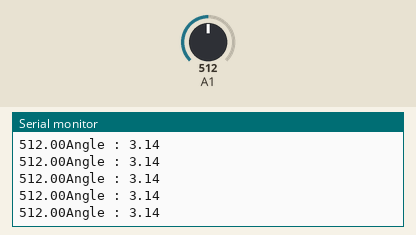
Simulated run of this sketch. Board: Arduino Uno, built with avr-gcc and run on an emulated ATmega328P. Shown: the last lines printed to the serial monitor. The inputs (shaded band) are chosen by the test bench; at power-on: A1 = 512.

Above: at 4.2 s.
4.3 s: A1 set to 984
At 4.36 s:
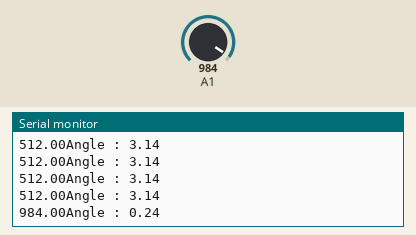
7.3 s: A1 set to 1018
At 7.39 s:
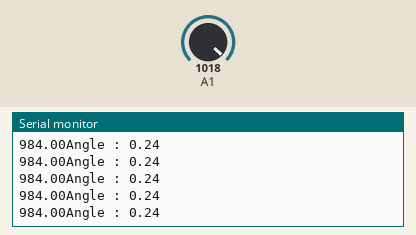
Timing chart, 0 to 9.8 s (numbered marks = the images above; inputs shaded):
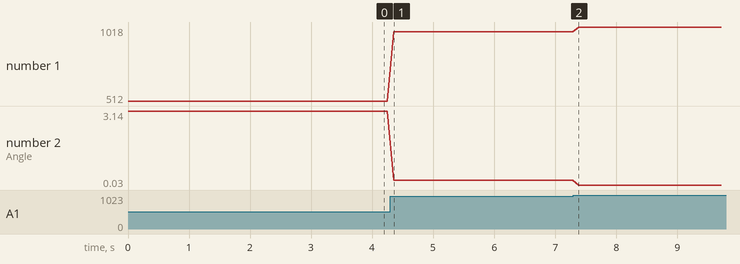

The sketch:

girouette.ino
```cpp
float ref = 0;

void setup() {
  Serial.begin(9600);
  pinMode(A1, INPUT);
}
void loop() {
  float sensorValue = analogRead(A1);
  Serial.print(sensorValue);
  float angle = ((sensorValue-ref-0)/(1023-0))*2*PI;
  angle = -2*atan(tan(angle/2));
  Serial.print("Angle : ");
  Serial.println(angle);
  delay(100);
}
```

Measured:
- after the input at 4.3 s, the serial monitor: prints a new line after 0.05 s (image 1)
- plotted number 1: 512 → 984 after the input at 4.3 s, 984 → 1018 after the input at 7.3 s
- plotted number 2: 3.14 → 0.24 after the input at 4.3 s, 0.24 → 0.03 after the input at 7.3 s
